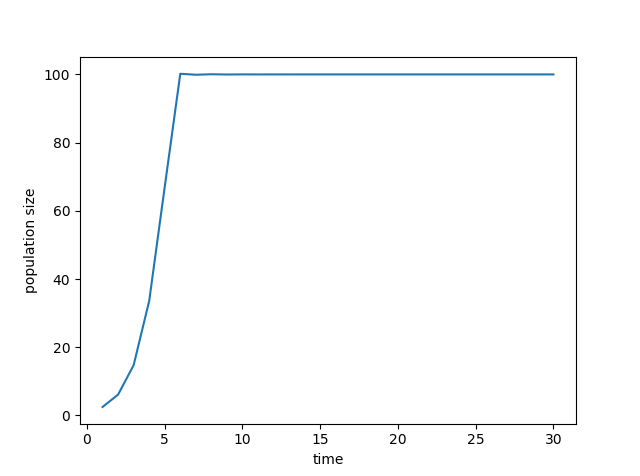

Write the Python code that produced this figure.
import matplotlib.pyplot as plt
Nt=1.0
r=1.5
K=100
T=30
dataX=[]
dataY=[]
print("0"+"\t"+str(Nt))
for i in range(T):
    Nt=Nt+r*Nt*(1.0-Nt/K)
    dataX.append(i+1)
    dataY.append(Nt)
    #print(str(i+1)+"\t"+str(Nt))
plt.plot(dataX,dataY)
plt.xlabel("time")
plt.ylabel("population size")
plt.show()
